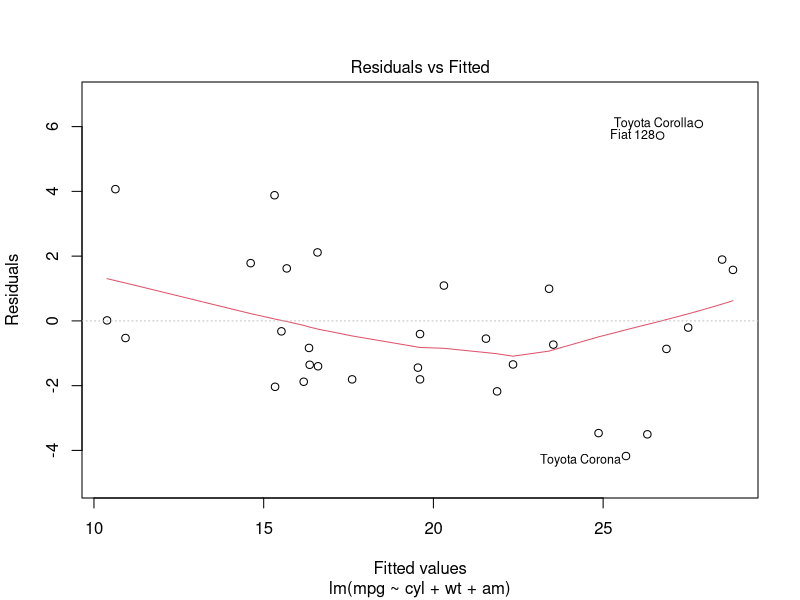
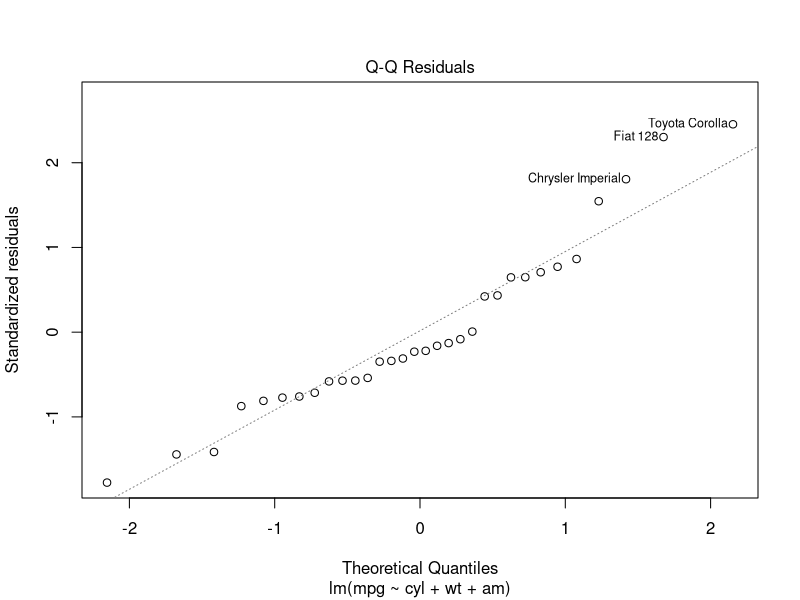
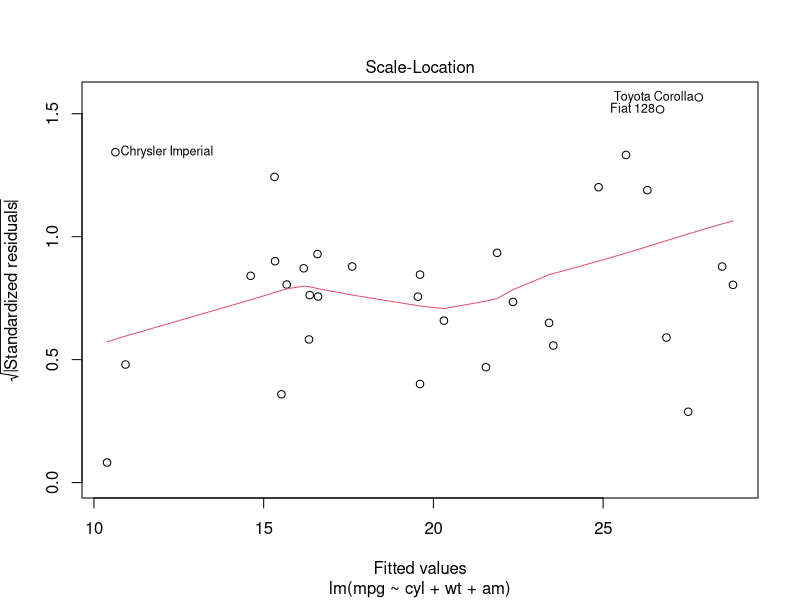
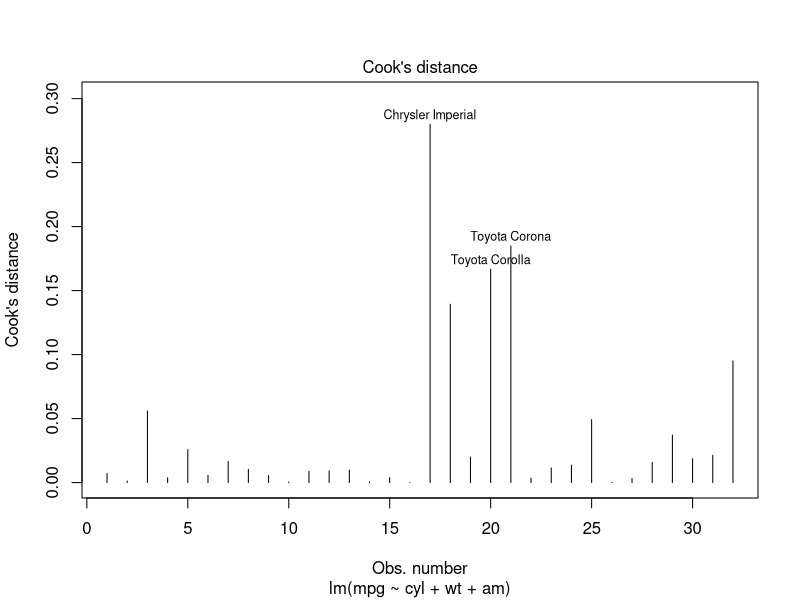
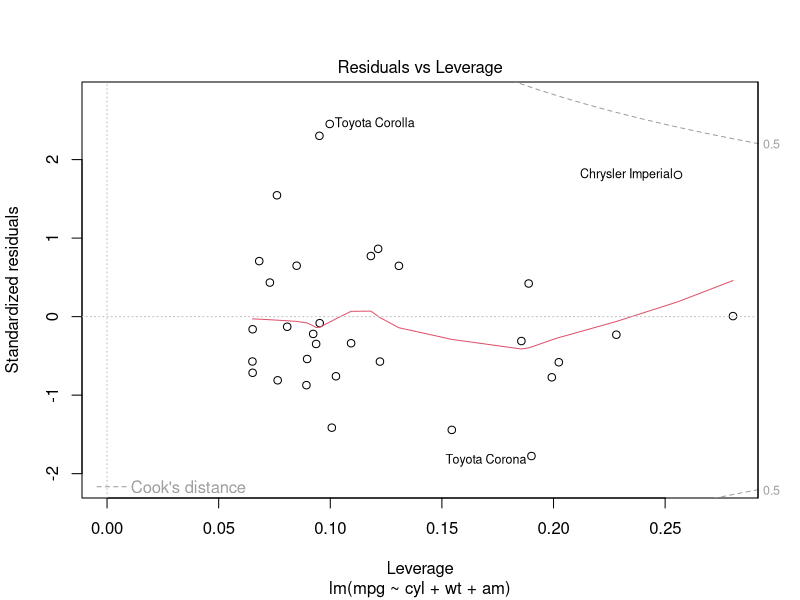
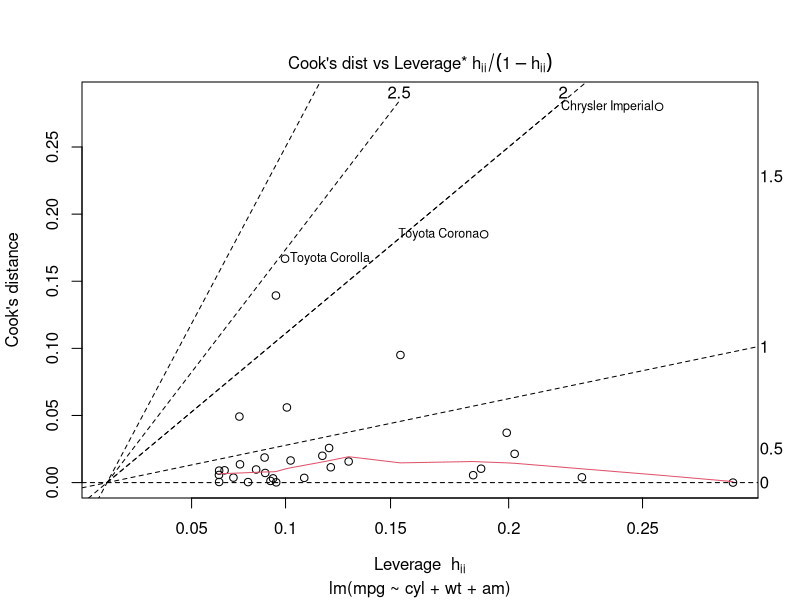
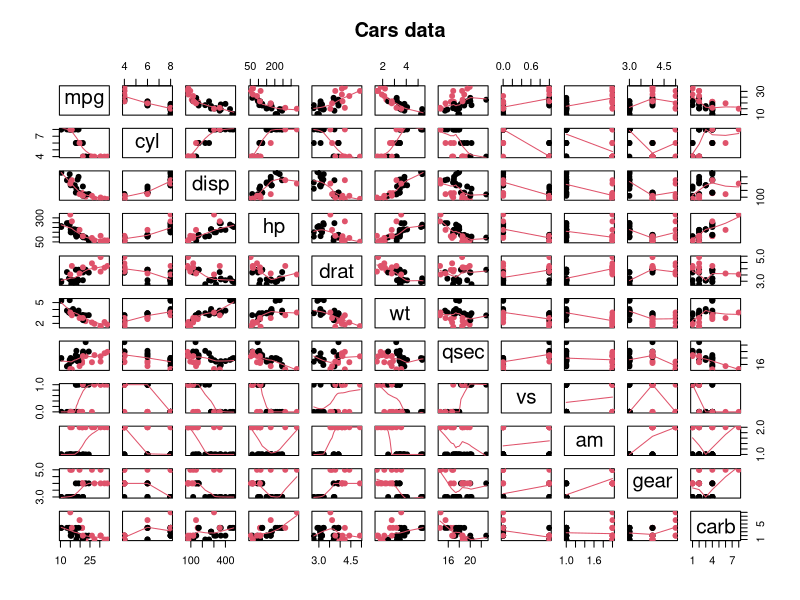

Here is the R script that generated these plots, in order:
## ---- chunk 1

data(mtcars)
mtcars$am <- factor(mtcars$am)

# Initial model to analyze which variate is significant
model0 <- aov(mpg ~ ., data=mtcars)
summary(model0)

## ---- chunk 2

# linear model it
model1 <- lm(mpg ~ cyl+wt+disp+am, data=mtcars)
summary(model1)

## ---- chunk 3

# linear model it
model2 <- lm(mpg ~ cyl+wt+am, data=mtcars)
summary(model2)

## ---- chunk 4

# linear model base model
base_model <- lm(mpg ~ am, data=mtcars)
summary(base_model)

## ---- chunk 5
# Compare simple model with the final model
anova(base_model, model2)

## ---- chunk 6
# Residual vs Fitted
plot(model2, which=1)
## ---- chunk 7
# Normal Q-Q
plot(model2, which=2)
## ---- chunk 8
# Scale-Location
plot(model2, which=3)

## ---- chunk 9
# Cook's distance
plot(model2, which=4)

## ---- chunk 10
#Residuals vs Leverage
plot(model2, which=5)
## ---- chunk 11
# Cook's dist vs Leverage
plot(model2, which=6)

## ---- chunk 12

t.test(mpg ~ am, data = mtcars)

## ---- chunk 13

mtcars[1:3,]

## ---- chunk 14

pairs(mtcars, panel=panel.smooth, main='Cars data', col=mtcars$am, pch=19)

## ---- chunk 15

# Shapiro test of residual normality
shapiro.test(model2$residuals)

